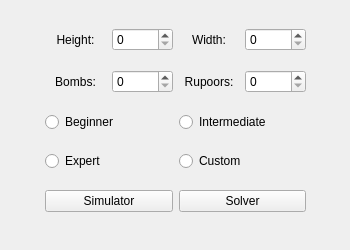
<?xml version="1.0" encoding="UTF-8"?>
<ui version="4.0">
 <class>SettingsWindow</class>
 <widget class="QMainWindow" name="SettingsWindow">
  <property name="windowModality">
   <enum>Qt::NonModal</enum>
  </property>
  <property name="geometry">
   <rect>
    <x>0</x>
    <y>0</y>
    <width>350</width>
    <height>250</height>
   </rect>
  </property>
  <property name="sizePolicy">
   <sizepolicy hsizetype="Fixed" vsizetype="Fixed">
    <horstretch>0</horstretch>
    <verstretch>0</verstretch>
   </sizepolicy>
  </property>
  <property name="windowTitle">
   <string>Setup</string>
  </property>
  <widget class="QWidget" name="centralWidget">
   <property name="sizePolicy">
    <sizepolicy hsizetype="MinimumExpanding" vsizetype="MinimumExpanding">
     <horstretch>0</horstretch>
     <verstretch>0</verstretch>
    </sizepolicy>
   </property>
   <property name="maximumSize">
    <size>
     <width>16777215</width>
     <height>16777215</height>
    </size>
   </property>
   <property name="contextMenuPolicy">
    <enum>Qt::NoContextMenu</enum>
   </property>
   <widget class="QWidget" name="verticalLayoutWidget">
    <property name="geometry">
     <rect>
      <x>40</x>
      <y>10</y>
      <width>271</width>
      <height>221</height>
     </rect>
    </property>
    <layout class="QVBoxLayout" name="verticalLayout">
     <property name="leftMargin">
      <number>5</number>
     </property>
     <property name="topMargin">
      <number>5</number>
     </property>
     <property name="rightMargin">
      <number>5</number>
     </property>
     <property name="bottomMargin">
      <number>5</number>
     </property>
     <item>
      <layout class="QHBoxLayout" name="horizontalLayout_3">
       <item>
        <widget class="QLabel" name="heightLabel">
         <property name="text">
          <string>Height:</string>
         </property>
         <property name="alignment">
          <set>Qt::AlignCenter</set>
         </property>
        </widget>
       </item>
       <item>
        <widget class="QSpinBox" name="heightSpinner"/>
       </item>
       <item>
        <widget class="QLabel" name="widthLabel">
         <property name="text">
          <string>Width:</string>
         </property>
         <property name="alignment">
          <set>Qt::AlignCenter</set>
         </property>
        </widget>
       </item>
       <item>
        <widget class="QSpinBox" name="widthSpinner"/>
       </item>
      </layout>
     </item>
     <item>
      <layout class="QHBoxLayout" name="horizontalLayout_4">
       <item>
        <widget class="QLabel" name="bombsLabel">
         <property name="text">
          <string>Bombs:</string>
         </property>
         <property name="alignment">
          <set>Qt::AlignCenter</set>
         </property>
        </widget>
       </item>
       <item>
        <widget class="QSpinBox" name="bombsSpinner"/>
       </item>
       <item>
        <widget class="QLabel" name="rupoorsLabel">
         <property name="text">
          <string>Rupoors:</string>
         </property>
         <property name="alignment">
          <set>Qt::AlignCenter</set>
         </property>
        </widget>
       </item>
       <item>
        <widget class="QSpinBox" name="rupoorsSpinner"/>
       </item>
      </layout>
     </item>
     <item>
      <layout class="QHBoxLayout" name="horizontalLayout">
       <item>
        <widget class="QRadioButton" name="beginnerRadioButton">
         <property name="text">
          <string>Beginner</string>
         </property>
         <attribute name="buttonGroup">
          <string notr="true">buttonGroup</string>
         </attribute>
        </widget>
       </item>
       <item>
        <widget class="QRadioButton" name="intermediateRadioButton">
         <property name="text">
          <string>Intermediate</string>
         </property>
         <attribute name="buttonGroup">
          <string notr="true">buttonGroup</string>
         </attribute>
        </widget>
       </item>
      </layout>
     </item>
     <item>
      <layout class="QHBoxLayout" name="horizontalLayout_5">
       <item>
        <widget class="QRadioButton" name="expertRadioButton">
         <property name="text">
          <string>Expert</string>
         </property>
         <attribute name="buttonGroup">
          <string notr="true">buttonGroup</string>
         </attribute>
        </widget>
       </item>
       <item>
        <widget class="QRadioButton" name="customRadioButton">
         <property name="text">
          <string>Custom</string>
         </property>
         <attribute name="buttonGroup">
          <string notr="true">buttonGroup</string>
         </attribute>
        </widget>
       </item>
      </layout>
     </item>
     <item>
      <layout class="QHBoxLayout" name="horizontalLayout_2">
       <item>
        <widget class="QPushButton" name="SimulatorButton">
         <property name="text">
          <string>Simulator</string>
         </property>
        </widget>
       </item>
       <item>
        <widget class="QPushButton" name="SolverButton">
         <property name="text">
          <string>Solver</string>
         </property>
        </widget>
       </item>
      </layout>
     </item>
    </layout>
   </widget>
  </widget>
 </widget>
 <layoutdefault spacing="6" margin="11"/>
 <resources/>
 <connections/>
 <buttongroups>
  <buttongroup name="buttonGroup"/>
 </buttongroups>
</ui>
